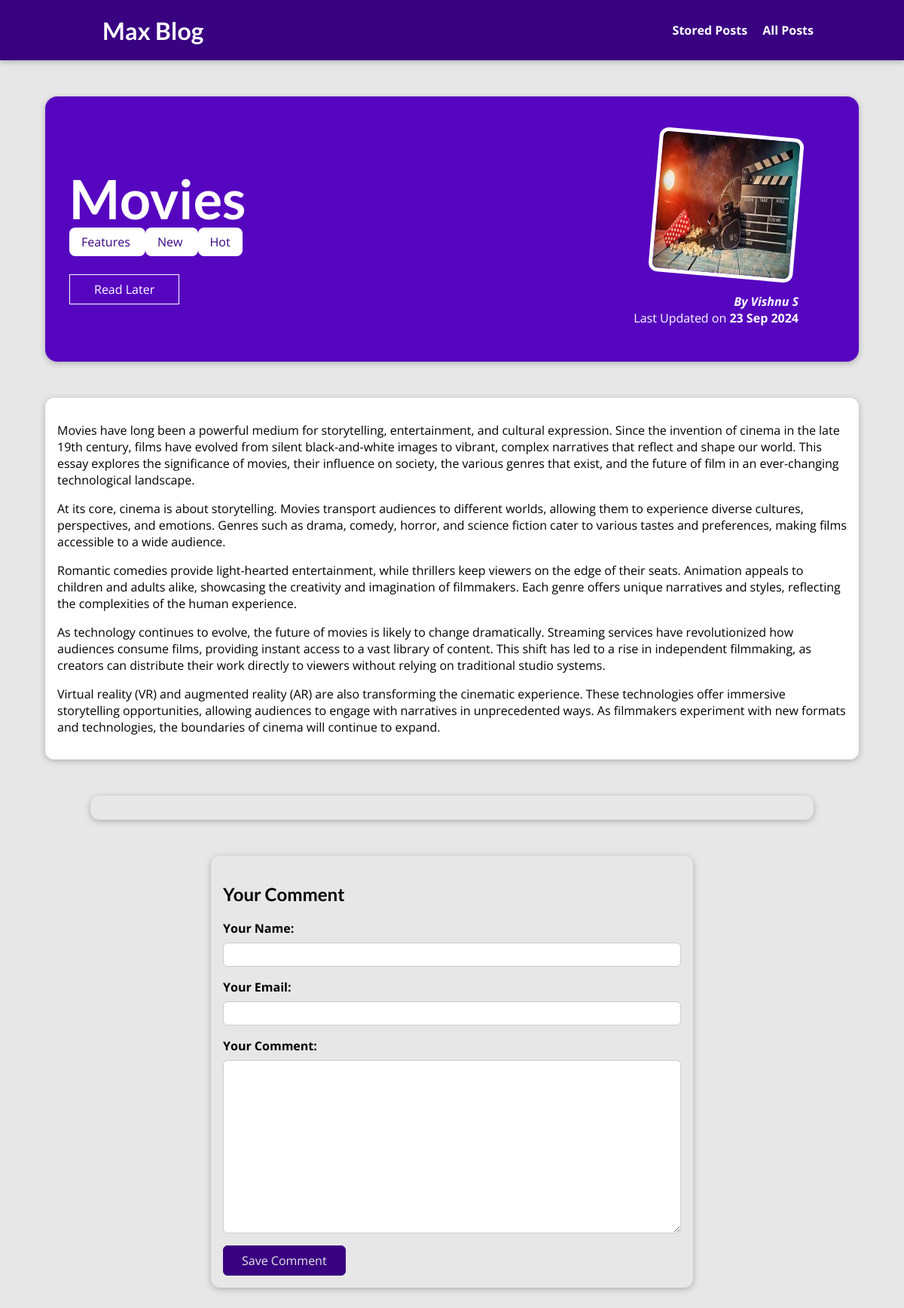
The page /posts/movies on the database its author committed.
### blog/models.py (models this page shows, shortened)
class Post(models.Model):
    title=models.CharField(max_length=50)
    excerpt=models.CharField(max_length=100)
    image=models.ImageField(upload_to="posts",null=True)
    date=models.DateField(auto_now=True)
    slug=models.SlugField(unique=True,db_index=True)
    content=models.TextField(validators=[MinLengthValidator(10)])
    author = models.ForeignKey(
        Author, on_delete=models.SET_NULL, null=True, related_name="posts")
    tags = models.ManyToManyField(Tag)

class Tag(models.Model):
    caption=models.CharField(max_length=20)

class Author(models.Model):
    first_name = models.CharField(max_length=50)
    last_name = models.CharField(max_length=50)
    email_address=models.EmailField(max_length=40)
    def full_name(self):
        return f"{self.first_name} {self.last_name}"
    def __str__(self):
        return self.full_name()

### blog/views.py (the view, shortened to what this page needs)
# urls.py: path("posts/<slug:slug>",views.SinglePostView.as_view(), name="post-detail-page"),
class SinglePostView(View):
    def is_stored_post(self, request , post_id):
        stored_posts = request.session.get("stored_posts")
        if stored_posts is not None:
            is_saved_for_later = post_id in stored_posts
        else:
            is_saved_for_later = False
        return is_saved_for_later
    def get(self, request, slug):
        post= Post.objects.get(slug=slug)
        context={
            "post":post,
            "post_tags":post.tags.all(),
            "comment_form":CommentForm,
            "comments":post.comments.all().order_by("-id"),
            "saved_for_later":self.is_stored_post(request, post.id)
        }
        return render(request, "blog/post-detail.html",context)

### blog/templates/blog/post-detail.html (shortened to what this page needs)
{% extends "base.html" %}
{% load static %}
{% block css_files %}
    <link rel="stylesheet" href="{% static 'blog/post-detail.css' %}"/>
{% endblock %}
{% block content %}
    <section id="summary">
     <h2>{{ post.title }}</h2>
        <div>
            {% for tag in post_tags %}
             <span class="tag"> {{tag.caption }} </span>
            {% endfor %}
        </div>
        <div id="read">
          <form action="{% url "read-later" %}" method="POST">
             <button>
                {% if saved_for_later %}
                    Remove from "Read Later" List
                {% else %}
                    Read Later
                {% endif %}
             </button>
          </form>
        </div>
        <article>
           <img src="{{ post.image.url }}" alt="{{post.title}}"/>
           <address> By <a href="mailto:{{post.author.email_address}}">{{ post.author }}</a></address>
        <div>
            Last Updated on <time> {{post.date | date:" d M Y "}} </time>
        </div>
        </article>
    </section>
<main>
    {{ post.content | linebreaks }}
</main>
<section id="comments">
</section>
<section id="comment-form" >
    <h2>Your Comment</h2>
    <form action="{% url "post-detail-page" post.slug %}" method="POST">
        {% for form_field in comment_form %}
          <div class="form{% if form_field.errors %} invalid {% endif %}">
            {{ form_field.label_tag }}
            {{ form_field }}
          </div>
        {% endfor%}
        <button> Save Comment</button>
    </form>
</section>
{% endblock %}

### static/app.css (style rules this page uses)
* { box-sizing: border-box; }
html { font-family: 'Open Sans', 'Lato', sans-serif; }
body { margin: 0; }
h1, h2, h3 { font-family: 'Lato', sans-serif; font-weight: bold; }

### blog/static/blog/post-detail.css (style rules this page uses)
body { background-color: #e7e7e7; }
#summary { margin: 8rem auto 3rem auto; padding: 2rem; width: 90%; max-width: 90rem; border-radius: 16px; background-color: #5706c0; position: relative; box-shadow: 0 2px 8px rgba(0, 0, 0, 0.25); height: 22rem; }
#summary h2 { color: white; font-size: 4.5rem; margin-bottom: 0.25rem; }
#summary article { position: absolute; top: 2rem; right: 3rem; padding: 1rem 2rem; border-radius: 12px; text-align: right; color: white; }
#summary article img { width: 12rem; height: 12rem; border-radius: 12px; transform: rotateZ(5deg); border: 5px solid white; margin-bottom: 1rem; }
#summary address { font-weight: bold; }
#summary a { color: white; text-decoration: none; }
#summary time { font-weight: bold; }
#read { margin: 2rem 0; }
#read button { background-color: transparent; border: 1px solid white; padding: 0.5rem 2rem; font: inherit; color: white; cursor: pointer; }
main { width: 90%; max-width: 90rem; margin: 3rem auto; background-color: white; padding: 1rem; border-radius: 12px; box-shadow: 0 2px 8px rgba(0, 0, 0, 0.25); }
.tag { background-color: white; color: #390281; padding: 0.5rem 1rem; border-radius: 8px; }
#comment-form { margin: 3rem auto; width: 90rem; max-width: 40rem; border-radius: 12px; background-color: #e7e7e7; box-shadow: 0 2px 8px rgba(0, 0, 0, 0.25); padding: 1rem; }
#comment-form button { font: inherit; background-color: #390281; color: #e7e7e7; border: 1px solid #390281; padding: 0.5rem 1.5rem; border-radius: 6px; cursor: pointer; }
.form { margin-bottom: 1rem; }
.form label { font-weight: bold; margin-bottom: 0.5rem; display: block; }
.form input, .form textarea { display: block; width: 100%; font: inherit; padding: 0.25rem; border-radius: 6px; border: 1px solid #ccc; }
#comments { margin: 3rem auto; width: 90rem; max-width: 60rem; border-radius: 12px; background-color: #e7e7e7; box-shadow: 0 2px 8px rgba(0, 0, 0, 0.25); padding: 1rem 2rem; }

### rows shown on the page
Post: title "Movies", image (picture), author "Vishnu S", date "23 Sep 2024", content "Movies have long been a powerful medium for storytelling, entertainment, and cultural expression. Since the invention of cinema in the late 19th century, films have evolved from silent black-and-white images to vibrant, complex narratives that reflect and shape our world. This essay explores the significance of movies, their influence on society, the various genres that exist, and the future of film in an ever-changing technological landscape. At its core, cinema is about storytelling. Movies transport audiences to different worlds, allowing them to experience diverse cultures, perspectives, and emotions. Genres such as drama, comedy, horror, and science fiction cater to various tastes and…"
Tag: caption "Features"
Tag: caption "New"
Tag: caption "Hot"
